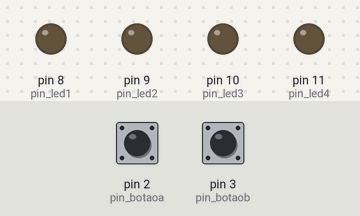
This sketch was run on a simulated Arduino Uno, built with avr-gcc and run on an emulated ATmega328P. Shown: output pins drawn as LEDs (lit = HIGH). Dashed ring = blinking. The test bench sets the inputs (shaded band); at power-on: pin 2 (pin_botaoa) LOW, pin 3 (pin_botaob) LOW. What the sketch prints to the serial monitor is not drawn.

Above: at 1.2 s.
1.3 s: pin 2 (pin_botaoa) pulled HIGH for 0.15 s
At 1.38 s:
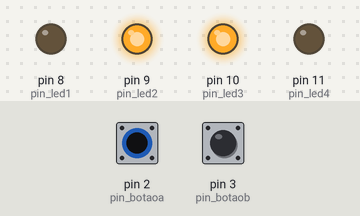
2.9 s: pin 2 (pin_botaoa) pulled HIGH for 3.2 s
At 7.3 s:
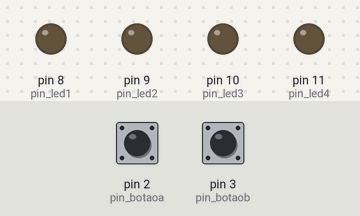
7.6 s: pin 3 (pin_botaob) pulled HIGH for 3.2 s
At 8.5 s:
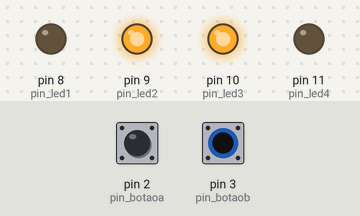
12.3 s: pin 2 (pin_botaoa) driven HIGH and pin 3 (pin_botaob) driven HIGH
At 13.0 s:
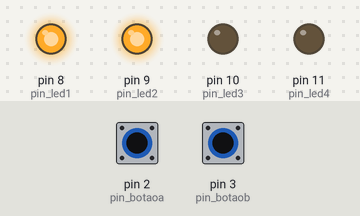
13.8 s: pin 2 (pin_botaoa) pulsed LOW 2 times (0.12 s each, 0.3 s apart)
At 14.03 s:
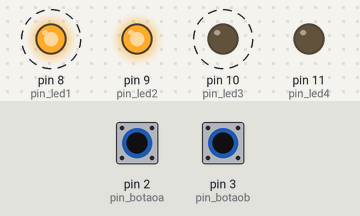
Timing chart, 0 to 16.8 s (numbered marks = the images above; inputs shaded):
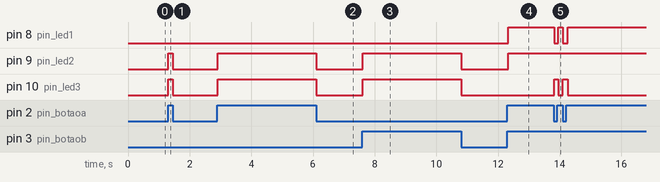

Measured:
- after the input at 1.3 s, pin 9 (pin_led2), pin 10 (pin_led3): LOW → HIGH at once, → LOW 0.15 s later
- after the input at 2.9 s, pin 9 (pin_led2), pin 10 (pin_led3): LOW → HIGH at once, → LOW 3.2 s later
- after the input at 7.6 s, pin 9 (pin_led2), pin 10 (pin_led3): LOW → HIGH at once, → LOW 3.2 s later
- after the input at 12.3 s, pin 8 (pin_led1), pin 9 (pin_led2): LOW → HIGH at once
- after the input at 13.8 s, pin 8 (pin_led1): alternates HIGH for 0.15 s and LOW for 0.14 s, 4 changes in all, then stays HIGH, starting at once; pin 10 (pin_led3): alternates HIGH for 0.14 s and LOW for 0.15 s, 4 changes in all, then stays LOW, starting at once

The sketch:

aula15_contagem_1.ino
```cpp
#define pin_led1 8
#define pin_led2 9
#define pin_led3 10
#define pin_led4 11
#define pin_botaoa 2
#define pin_botaob 3
int var = 0;
int tic = 0;

void setup() {
  pinMode(pin_led1, OUTPUT);
  pinMode(pin_led2, OUTPUT);
  pinMode(pin_led3, OUTPUT);
  pinMode(pin_led4, OUTPUT);
  pinMode(pin_botaoa, INPUT);
  pinMode(pin_botaob, INPUT);
  Serial.begin(9600);
}

void loop() {
  bool botaoa = digitalRead(pin_botaoa);
  bool botaob = digitalRead(pin_botaob);

  // if  (botaoa == 1){
  //   if (tic == 0){
  //     var+=1;
  //     tic =1;
  //   }
  // } else{
  //   tic = 0;
  // }
  // Serial.println (var);

  if(botaoa == 1){
     var ++;
     tic ++;
    //  ++ é igual a =+
    Serial.println(var);
  }

  if(botaoa == 0){
    tic=0;
  }
  Serial.println (var);


  if((botaoa == 1) && (botaob == 1)){
    Serial.println("Dois botões apertados");
    digitalWrite(pin_led1, 1);
  } else {
    digitalWrite(pin_led1, 0);
  }
  if((botaoa == 1) || (botaob == 1)){
    digitalWrite(pin_led2, 1);
  } else {
    digitalWrite(pin_led2, 0);
  }

  if((botaoa == 1) ^ (botaob == 1)){
    digitalWrite(pin_led3, 1);
  } else {
    digitalWrite(pin_led3, 0);
  }
}
```
